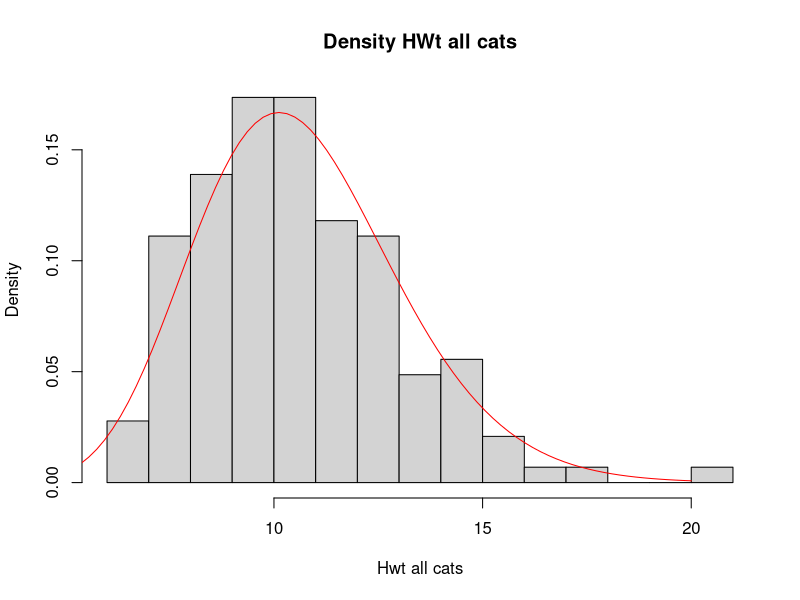
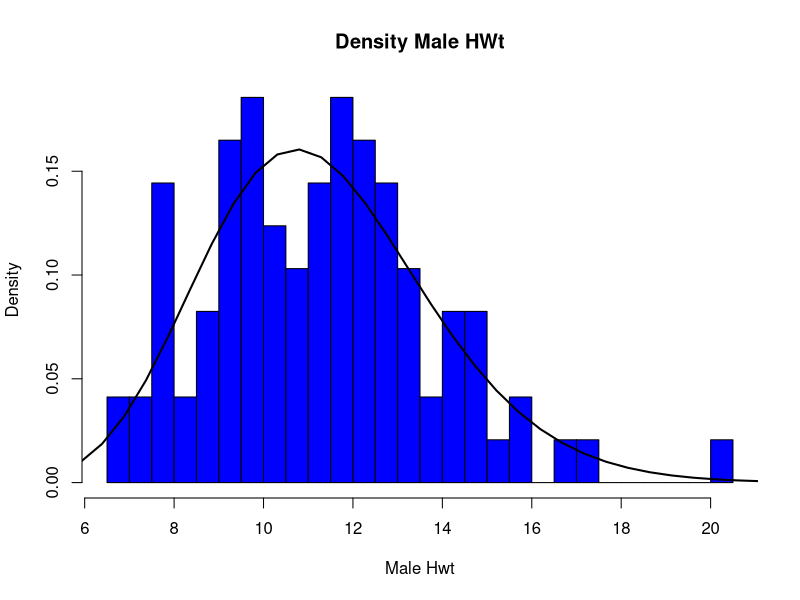
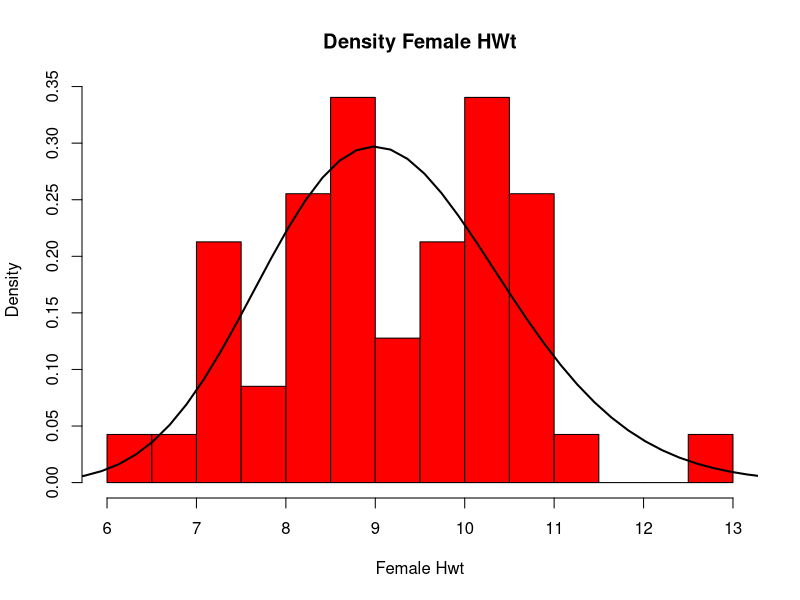
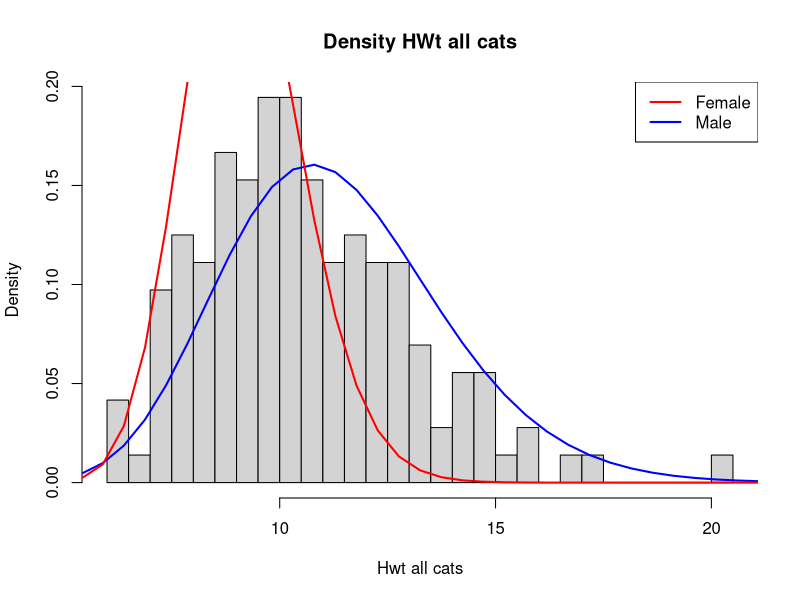

Source code (R) for these figures, in order:
## ---- chunk 1
library(MASS)
data(cats)
## ---- chunk 2
    summary(cats)
## ---- chunk 3
    M.H <- mean(cats$Hwt)
    S.H <- sd(cats$Hwt)
    V.H <- var(cats$Hwt)
## ---- chunk 4
    a <- M.H**2/V.H
    s <- V.H/M.H
    a.round <- round(a,2) 
    s.round <- round(s,2) 
## ---- chunk 5
    my.gamma <- function(x){
      x.M <- mean(x)
      x.V <- var(x)
      V.V <- c(round(x.M**2/x.V,2), round(x.V/x.M,2))
      names(V.V) <- c("a","s")
      return (V.V)
    }
## ---- chunk 6
    hist(cats$Hwt,prob=T,breaks = 20,xlab="Hwt all cats", main="Density HWt all cats")
    curve(dgamma(x, shape=a.round, scale=s.round),from=1,to=20,add=T, col='red')
## ---- chunk 7
    
    Male <- my.gamma(cats$Hwt[cats$Sex=='M'])
    message("For M")
    print(Male)
    
    Female <- my.gamma(cats$Hwt[cats$Sex=='F'])
    message("For F")
    print(Female)
## ---- chunk 8
  hist(cats$Hwt[cats$Sex=='M'], col = 'blue',probability = T, xlab="Male Hwt", main="Density Male HWt",breaks = 50)
  curve(dgamma(x, shape=Male[1], scale=Male[2]),from=1,to=50,add=T, lwd=2)
## ---- chunk 9
  hist(cats$Hwt[cats$Sex=='F'],probability = T,col='red',xlab="Female Hwt", main="Density Female HWt",breaks = 20)
  curve(dgamma(x, shape=Female[1], scale=Female[2]),from=1,to=20,add=T,lwd=2)
## ---- chunk 10
  hist(cats$Hwt,prob=T,breaks = 50,xlab="Hwt all cats", main="Density HWt all cats")
  legend("topright",c("Female", "Male"),col=c('red','blue'),lwd=2)
  curve(dgamma(x, shape=Male[1], scale=Male[2]),from=1,to=50,add=T, lwd=2,col='blue')
  curve(dgamma(x, shape=Female[1], scale=Female[2]),from=1,to=50,add=T,lwd=2,col='red')
## ---- chunk 11
    M <- cats[ which(cats$Sex=='M'),]
    F <- cats[ which(cats$Sex=='F'),]
    M.1 <- M[c(1:ceiling(nrow(M)/2)),]
    M.2 <- M[c((1+ceiling(nrow(M)/2)):nrow(M)),]
    F.1 <- F[c(1:ceiling(nrow(F)/2)),]
    F.2 <- F[c((1+ceiling(nrow(F)/2)):nrow(F)),]
    M.1.F.1 <- rbind(M.1,F.1)
    M.1.F.2 <- rbind(M.1,F.2)
    M.2.F.2 <- rbind(M.2,F.2)
    M.2.F.1 <- rbind(M.2,F.1)
## ---- chunk 12
    M1F1.HWT <- my.gamma(M.1.F.1$Hwt)
    M1F2.HWT <- my.gamma(M.1.F.2$Hwt)
    M2F1.HWT <- my.gamma(M.2.F.1$Hwt)
    M2F2.HWT <- my.gamma(M.2.F.2$Hwt)
## ---- chunk 13
    print(M1F1.HWT)
    print(M1F2.HWT)
    print(M2F1.HWT)
    print(M2F2.HWT)
## ---- chunk 14
    type <- c('all','M','F','M1F1','M1F2','M2F1','M2F2')
    a <- c(a.round,Male[1],Female[1],M1F1.HWT[1],M1F2.HWT[1],M2F1.HWT[1],M2F2.HWT[1]) 
    s <- c(s.round,Male[2],Female[2],M1F1.HWT[2],M1F2.HWT[2],M2F1.HWT[2],M2F2.HWT[2])
    Mean <- c(a.round*s.round, prod(Male),prod(Female),prod(M1F1.HWT),prod(M1F2.HWT),prod(M2F1.HWT),prod(M2F2.HWT))
    Var <- c(a.round*s.round**2,Male[1]*Male[2]**2,Female[1]*Female[2]**2,M1F1.HWT[1]*M1F1.HWT[2]**2,M1F2.HWT[1]*M1F2.HWT[2]**2,M2F1.HWT[1]*M2F1.HWT[2]**2,M2F2.HWT[1]*M2F2.HWT[2]**2)
    Table.Value <- data.frame(type,a,s,Mean,Var)
## ---- chunk 15
    print(Table.Value)
## ---- chunk 16
test.fun <- function(){
    Select1 <- sort(sample.int(144,72))
    group1 <- cats[Select1,]
    Select2 <-  which(!(1:nrow(cats)) %in% Select1)
    group2 <- cats[Select2,]
    type <- c("Group1","Group2")
    a <- c(my.gamma(group1$Hwt)[1],my.gamma(group2$Hwt)[1])
    s <- c(my.gamma(group1$Hwt)[2],my.gamma(group2$Hwt)[2])
    M <- c(my.gamma(group1$Hwt)[1]*my.gamma(group1$Hwt)[2],my.gamma(group2$Hwt)[1]*my.gamma(group2$Hwt)[2])
    t <- data.frame(type,a,s,M)
    return(t)
}    
## ---- chunk 17
    test.fun()
    test.fun()
    test.fun()
    test.fun()
    test.fun()
    test.fun()
    test.fun()
    test.fun()
    test.fun()
    test.fun()
    test.fun()
    test.fun()
